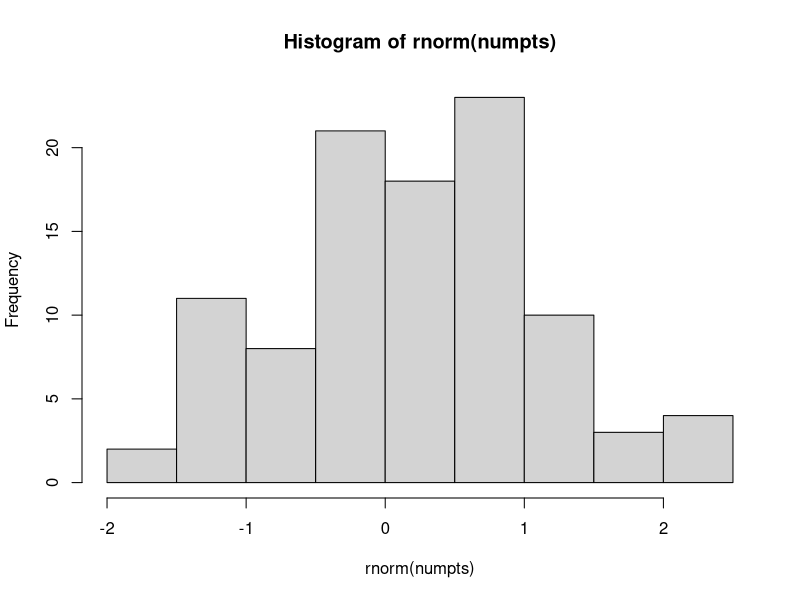
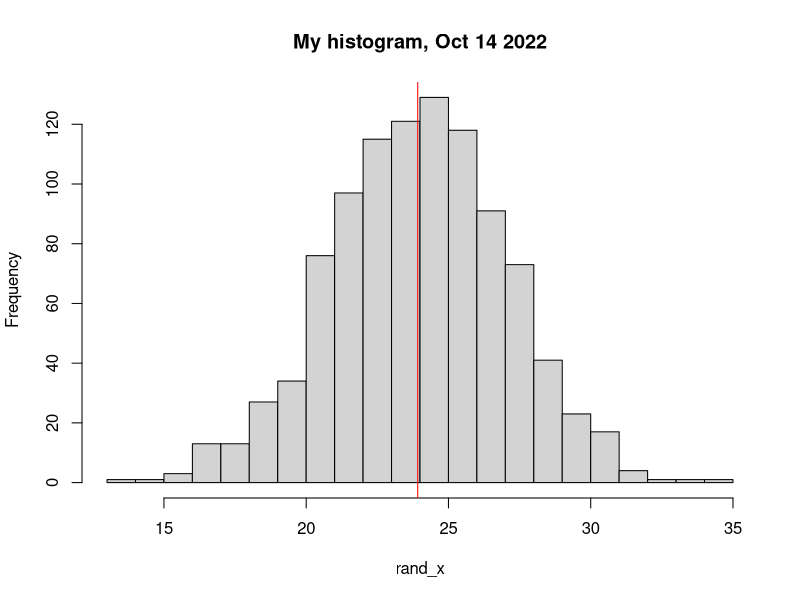

These charts were generated, in order, by the following R code:
## PlotRandom.R
##
## Purpose: build a function that will generate a random sample
##          of normal deviates, plot a histogram and provide
##          a list of summary results (mean, SD, generated random values)
##
## Input parameters:
##     numpts = the number of points to generate
##     mu = the theoretical mean of the Normal distribution
##     sigma = the standard deviation of the Normal distribution
##     numbins = the number of bins for the histogram
##     title = user specified title for the histogram
##     meanColor = the color for the overlaid mean
##     seed = a random number generator seed, to ensure
##            reproducibility
##
## Outputs: A list with the following elements
##     RandomValues = a vector with the generated random 
##                     values
##     Mean_x = the sample mean of RandomValues
##     StdDev_x = the sample standard deviation of RandomValues
##

## First, stuff from last time....
plotRandomD <- function(numpts=100) {
  hist(rnorm(numpts))
}

plotRandomD()

###########################

## Now, let's build in more flexibility for our function: 

plotRandomNormals <- function(numpts=1000, mu=24, sigma=3, numbins=15,
                              title = "My histogram, Oct 14 2022",
                              meanColor="red",
                              seed=8675309) 
{
  set.seed(seed)
  rand_x <- rnorm(numpts, mean=mu, sd=sigma)
  mean_x <- mean(rand_x)
  hist(rand_x, breaks=numbins, main=title)
  abline(v=mean_x, col=meanColor)
  list(Mean_X = mean_x,
       StdDev_X = sd(rand_x),
       RandomValues = rand_x)
}

plotRandomNormals()